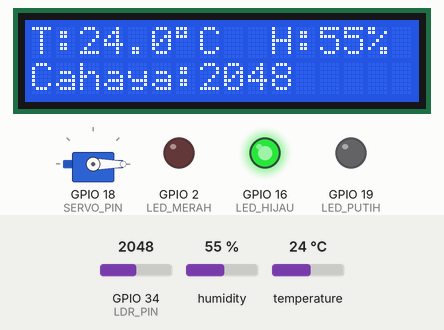
Bench run of a sketch on a simulated ESP32. Parts: servo, 16×2 character LCD, output pins drawn as LEDs (lit = HIGH). Inputs (shaded band) come from the test bench; at power-on: temperature 24 °C, GPIO 34 (LDR_PIN) = 2048, humidity 55 %. WiFi joins after 1.5 s; servers stay silent unless stated; what the sketch prints to the serial monitor is not drawn.

Above: at 4.0 s.
4.1 s: temperature set to 29.2 °C
At 7.1 s:
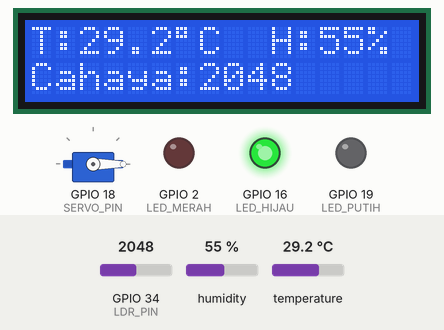
7.9 s: temperature set to 30.3 °C
At 10.6 s:
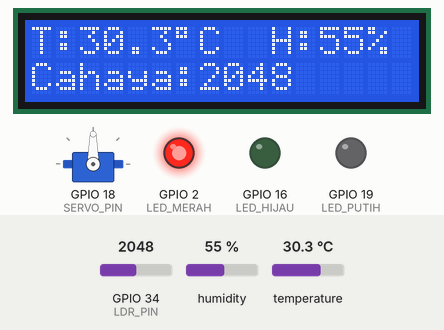
10.9 s: GPIO 34 (LDR_PIN) set to 1941
At 11.9 s:
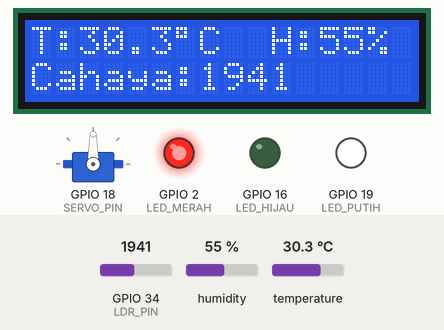
12.9 s: temperature set to 12 °C
At 16.4 s:
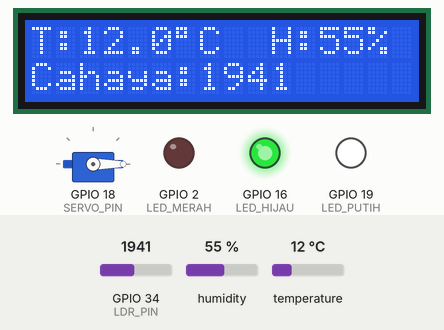
16.9 s: GPIO 34 (LDR_PIN) set to 2040
At 17.7 s:
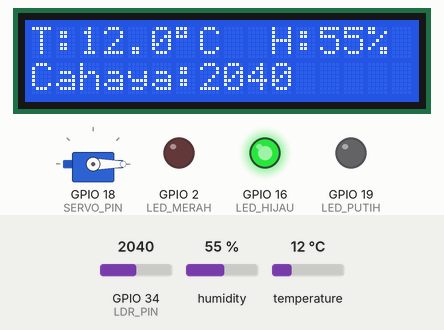
18.9 s: humidity set to 22 %
At 22.1 s:
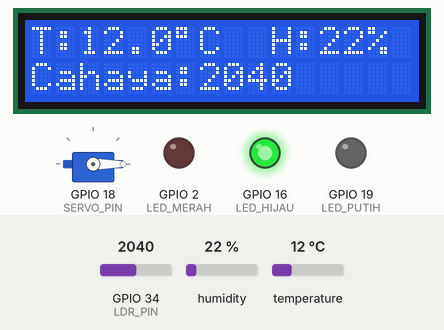
Timing chart, 0 to 23.6 s (numbered marks = the images above; inputs shaded):
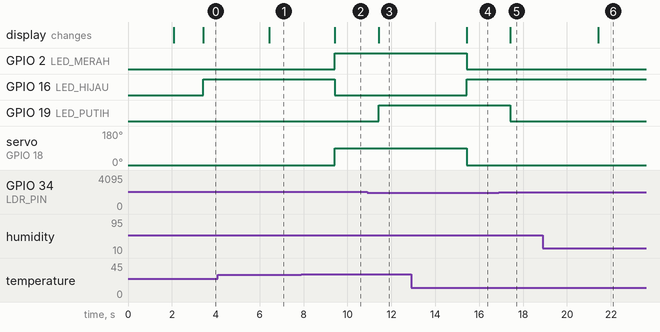

Measured:
- the behaviour switches between 29.9 and 30 °C on temperature (found by bisection; images 1 and 2)
- the behaviour switches between 2000 and 1999 on GPIO 34 (LDR_PIN) (found by bisection; images 2 and 3)
- after the input at 4.1 s, the display: changes after 2.3 s (image 1)
- after the input at 7.9 s, GPIO 2 (LED_MERAH): LOW → HIGH after 1.5 s; GPIO 16 (LED_HIJAU): HIGH → LOW after 1.5 s; servo on GPIO 18 (SERVO_PIN): 0° → 90° after 1.5 s; the display: changes after 1.5 s (image 2)
- after the input at 10.9 s, GPIO 19 (LED_PUTIH): LOW → HIGH after 0.52 s; the display: changes after 0.52 s (image 3)
- after the input at 12.9 s, GPIO 2 (LED_MERAH): HIGH → LOW after 2.5 s; GPIO 16 (LED_HIJAU): LOW → HIGH after 2.5 s; servo on GPIO 18 (SERVO_PIN): 90° → 0° after 2.5 s; the display: changes after 2.5 s (image 4)
- after the input at 16.9 s, GPIO 19 (LED_PUTIH): HIGH → LOW after 0.52 s; the display: changes after 0.52 s (image 5)
- after the input at 18.9 s, the display: changes after 2.5 s (image 6)

The sketch:

sketch.ino
```cpp
#define BLYNK_TEMPLATE_ID "TMPL6M2E7EkP1"
#define BLYNK_TEMPLATE_NAME "Greenhouse Otomatis dengan Kontrol Kipas dan Lampu"
#define BLYNK_AUTH_TOKEN "gjxTQuyXkMuF4MI9q5psaq0g8K0I2jGO"

#include <WiFi.h>
#include <BlynkSimpleEsp32.h>
#include <DHT.h>
#include <LiquidCrystal_I2C.h>
#include <ESP32Servo.h>

char ssid[] = "Wokwi-GUEST";
char pass[] = "";

#define DHTPIN 15
#define DHTTYPE DHT22

#define SERVO_PIN 18

#define LED_MERAH   2
#define LED_HIJAU   16
#define LED_PUTIH    19

#define LDR_PIN 34

DHT dht(DHTPIN, DHTTYPE);
LiquidCrystal_I2C lcd(0x27,16,2);
Servo servo;

BlynkTimer timer;

void kirimData(){

  float suhu = dht.readTemperature();
  float kelembapan = dht.readHumidity();
  int cahaya = analogRead(LDR_PIN);

  if (isnan(suhu) || isnan(kelembapan)) {
    Serial.println("Sensor DHT Error");
    return;
  }

  // ===== LCD =====
  lcd.setCursor(0,0);
  lcd.print("T:");
  lcd.print(suhu,1);
  lcd.print((char)223);
  lcd.print("C ");

  lcd.setCursor(10,0);
  lcd.print("H:");
  lcd.print((int)kelembapan);
  lcd.print("% ");

  lcd.setCursor(0,1);
  lcd.print("Cahaya:");
  lcd.print(cahaya);
  lcd.print("    ");

  // ===== Kontrol Kipas =====
  if(suhu >= 30){

    servo.write(90);

    digitalWrite(LED_MERAH,HIGH);
    digitalWrite(LED_HIJAU,LOW);

    Blynk.virtualWrite(V3,1);

  }else{

    servo.write(0);

    digitalWrite(LED_MERAH,LOW);
    digitalWrite(LED_HIJAU,HIGH);

    Blynk.virtualWrite(V3,0);

  }

 // ===== Kontrol Lampu =====
if (cahaya < 2000) {

    digitalWrite(LED_PUTIH, HIGH);   // Lampu ON
    Blynk.virtualWrite(V4, 1);

} else {

    digitalWrite(LED_PUTIH, LOW);    // Lampu OFF
    Blynk.virtualWrite(V4, 0);

}

  // ===== Serial Monitor =====
  Serial.println("=======================");
  Serial.print("Suhu : ");
  Serial.print(suhu);
  Serial.println(" C");

  Serial.print("Kelembapan : ");
  Serial.print(kelembapan);
  Serial.println(" %");

  Serial.print("Cahaya : ");
  Serial.println(cahaya);

  // ===== Kirim ke Blynk =====
  Blynk.virtualWrite(V0,suhu);
  Blynk.virtualWrite(V1,kelembapan);
  Blynk.virtualWrite(V2,cahaya);

}

void setup(){

  Serial.begin(115200);

  pinMode(LED_MERAH, OUTPUT);
  pinMode(LED_HIJAU, OUTPUT);
  pinMode(LED_PUTIH, OUTPUT);

  pinMode(LDR_PIN,INPUT);

  dht.begin();

  servo.attach(SERVO_PIN);
  servo.write(0);

  lcd.init();
  lcd.backlight();

  lcd.setCursor(0,0);
  lcd.print("GREENHOUSE");
  lcd.setCursor(0,1);
  lcd.print("Starting...");
  delay(2000);
  lcd.clear();

  WiFi.begin(ssid,pass);

  Blynk.config(BLYNK_AUTH_TOKEN);
  Blynk.connect();

  timer.setInterval(1000L,kirimData);

}

void loop(){

  Blynk.run();
  timer.run();

}
```
